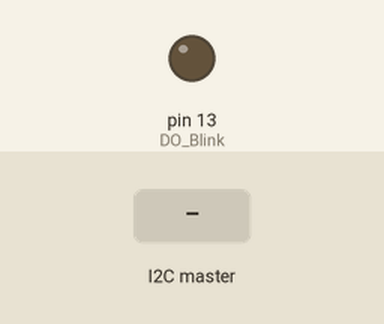
Bench run of a sketch on a simulated Arduino Uno, built with avr-gcc and run on an emulated ATmega328P. Shown: output pins drawn as LEDs (lit = HIGH). The test bench sets the inputs (shaded band).

Above: at 1.2 s.
1.3 s: the I2C master sends the byte 1
At 2.1 s:
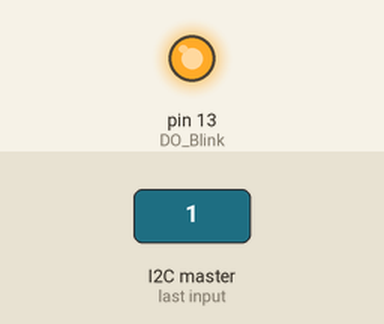
2.8 s: the I2C master sends the byte 0
At 3.3 s:
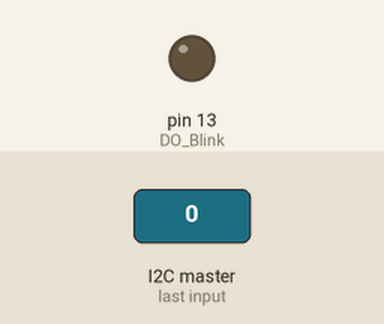
Timing chart, 0 to 5.8 s (numbered marks = the images above; inputs shaded):
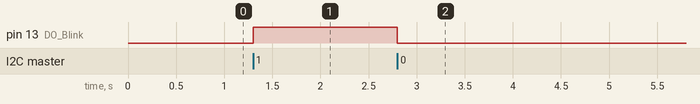

Measured:
- after the input at 1.3 s, pin 13 (DO_Blink): LOW → HIGH at once
- after the input at 2.8 s, pin 13 (DO_Blink): HIGH → LOW at once

The sketch:

Slave.ino
```cpp
#include <Wire.h>
int DO_Blink = 13;
byte I2C_OnOff;
void setup()
{
  pinMode(DO_Blink, OUTPUT);
  Wire.begin(1);
  Wire.onReceive(BlinkLED);
}
void loop()
{
  delay(100);
}

//When we receive data, this is called
void BlinkLED(int Press)
{
  I2C_OnOff = Wire.read();
  if (I2C_OnOff == 1)
  {
   digitalWrite(DO_Blink, HIGH);
  }
  else if (I2C_OnOff == 0)
  {
   digitalWrite(DO_Blink, LOW);
  }
}
```
